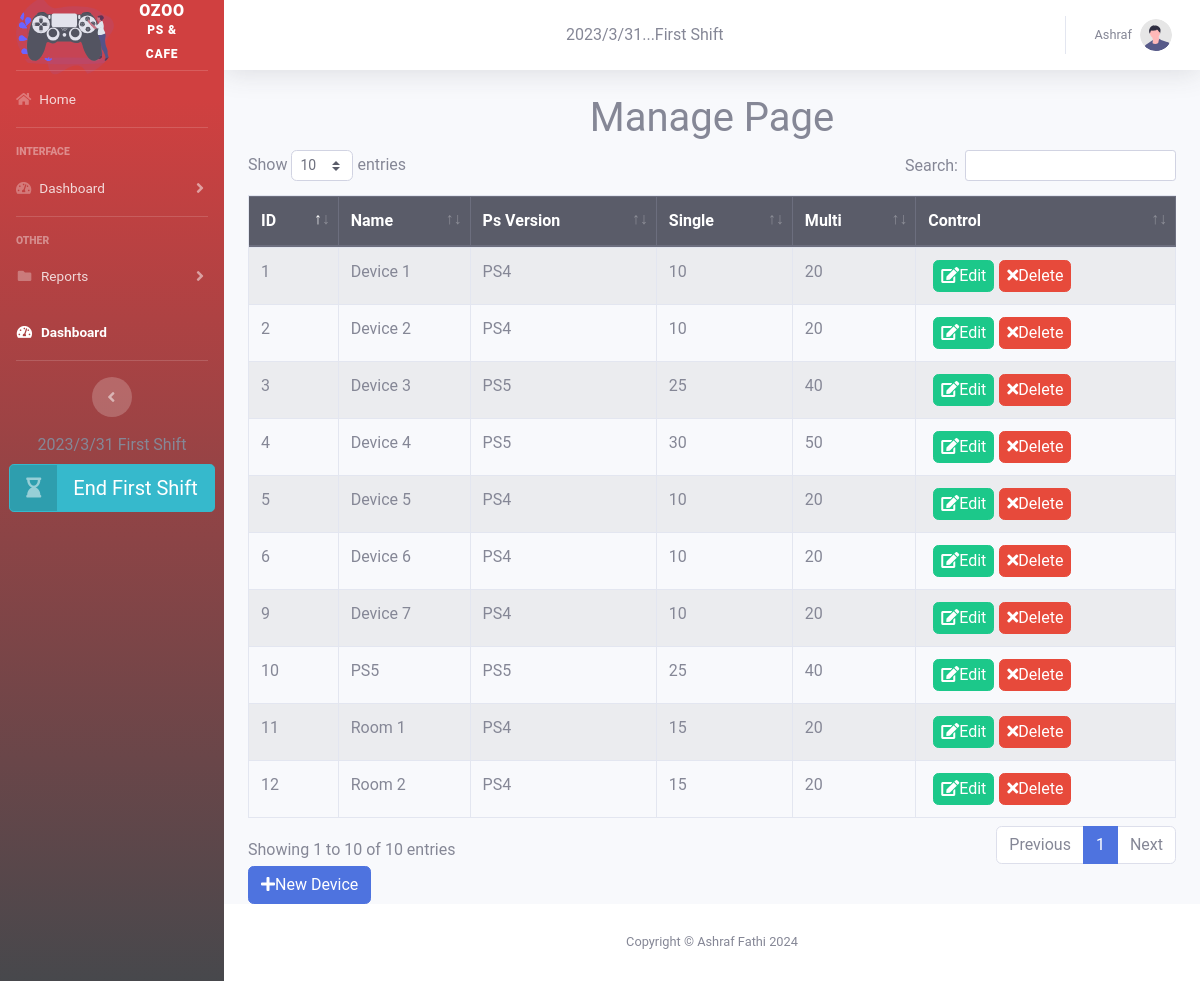
The app's page /devices.php (signed in) with its own data.
### tables this page shows
CREATE TABLE `config` (
  `ID` int(11) NOT NULL,
  `current_shift` varchar(255) NOT NULL,
  `shift_day` int(2) NOT NULL,
  `shift_month` int(2) NOT NULL,
  `shift_year` int(4) NOT NULL
);

CREATE TABLE `devices` (
  `ID` tinyint(11) NOT NULL,
  `Name` varchar(255) NOT NULL,
  `single` tinyint(11) NOT NULL,
  `multi` tinyint(11) NOT NULL,
  `hour` int(11) NOT NULL,
  `minute` int(11) NOT NULL,
  `second` int(11) NOT NULL,
  `end-time` int(11) NOT NULL,
  `psversion` varchar(255) NOT NULL,
  `device_status` varchar(255) NOT NULL,
  `type` varchar(255) NOT NULL
);

### devices.php (the view, shortened to what this page needs)
<?php
 if (isset($_SESSION['usertype'])) {
     include "init.php";
     $do = isset($_GET['do']) ? $_GET['do'] : "Manage";
         if($do=="Manage")
          {
            $stmt2 = $con->prepare("SELECT * FROM devices ");
            $stmt2 ->execute();
            $devices  = $stmt2->fetchAll();
            echo "<h1 class='text-center'>" . "Manage Page". "</h1>";
                ?>
                <div class="container">
                 <div class="table-responsiv">
                    <table class="table table-bordered table-striped" id="dataTable" width="100%" cellspacing="0">
                      <thead class="thead-dark">
                      <tr>
                        <th>ID</th>
                        <th>Name</th>
                        <th>Ps Version</th>
                        <th>Single</th>
                        <th>Multi</th>
                        <th>Control</th>
                      </tr>
                      </thead>
                      <?php
                        foreach($devices as $device ) {
                                echo "<tr'>";
                                     echo "<td>" . $device['ID']          . "</td>";
                                     echo "<td>" . $device['Name']        . "</td>";
                                     echo "<td>" . $device['psversion']  . "</td>";
                                     echo "<td>" . $device['single']      . "</td>";
                                     echo "<td>" . $device['multi']       . "</td>";
                                     echo "<td>";
                                               echo "<a href='devices.php?do=Edit&id=" . $device['ID'] . "' class='slim btn btn-success'><i class ='fa fa-edit'></i>Edit</a>";
                                               echo "<a href='devices.php?do=Delete&id=" . $device['ID'] . "' class='slim btn btn-danger confirm'><i class ='fas fa-times'></i>Delete</a>";
                                     echo"</td>";
                       }
                      ?>
                    </table>
                   </div>
                    <a href='devices.php?do=Add' class="btn btn-primary"><i class="fa fa-plus"></i>New Device</a>
                  </div>
          <?php
         	}
     include $tpl . 'footer.php';
}else{
   header('Location: login.php' );
   exit();
}
?>

### includes/templates/navbar.php (shortened to what this page needs)
<div id="wrapper">
    <ul class="navbar-nav bg-gradient-primary sidebar sidebar-dark accordion" id="accordionSidebar">
        <a class="sidebar-brand d-flex align-items-center justify-content-center" href="home.php">
            <img class="gaming-logo rounded-circle"
                                src="img/undraw_gaming_6oy3.svg">
            <div class="sidebar-brand-text mx-3">OZOO <sup>PS & CAFE</sup></div>
        </a>
        <hr class="sidebar-divider my-0">
        <li class="nav-item">
            <a class="nav-link" href="home.php">
                <i class="fas fa-home"></i>
                <span>Home</span></a>
        </li>
        <hr class="sidebar-divider">
        <div class="sidebar-heading">
            Interface
        </div>
        <li class="nav-item">
            <a class="nav-link collapsed" href="home.php" data-toggle="collapse" data-target="#collapseTwo"
                aria-expanded="true" aria-controls="collapseTwo">
                <i class="fas fa-tachometer-alt"></i>
                <span>Dashboard</span>
            </a>
        </li>
        <hr class="sidebar-divider">
        <div class="sidebar-heading">
            Other
        </div>
        <li class="nav-item">
            <a class="nav-link collapsed" href="reports.php" data-toggle="collapse" data-target="#collapsePages"
                aria-expanded="true" aria-controls="collapsePages">
                <i class="fas fa-fw fa-folder"></i>
                <span>Reports</span>
            </a>
        </li>
        <?php if (isset($_SESSION['usertype'])){ ?>
        <li class="nav-item active">
            <a class="nav-link" href="dashboard.php">
                <i class="fas fa-fw fa-tachometer-alt"></i>
                <span>Dashboard</span></a>
        </li>
        <?php } ?>
        <hr class="sidebar-divider d-none d-md-block">
        <div class="text-center d-none d-md-inline">
            <button class="rounded-circle border-0" id="sidebarToggle"></button>
        </div>
         <div class="text-center d-none d-md-inline">
         <li><?php echo $shift_year."/". $shift_month ."/". $shift_day." ". $current_shift ?></li>
         <a  href="action.php?do=endShift" style="margin: 7px;" class="btn btn-info btn-icon-split btn-lg" data-toggle="modal" data-target="#endShiftModal" >
            <span class="icon text-white-50">
                <i class="fas fa-hourglass-end"></i>
            </span>
            <span class="text">
                 End <?php echo $current_shift; ?>
            </span>
         </a>
         </div>
    </ul>
    <div id="content-wrapper" class="d-flex flex-column">
        <div id="content">
            <nav class="navbar navbar-expand navbar-light bg-white topbar mb-4 static-top shadow">
                <ul class="navbar-nav ml-auto">
                    <li><?php echo $shift_year."/". $shift_month ."/". $shift_day."... " ?></li>
                    <li><?php echo $current_shift ?></li>
                </ul>
                <ul class="navbar-nav ml-auto">
                    <li class="nav-item dropdown no-arrow">
                        <a class="nav-link dropdown-toggle" href="#" id="userDropdown" role="button"
                            data-toggle="dropdown" aria-haspopup="true" aria-expanded="false">
                            <span class="mr-2 d-none d-lg-inline text-gray-600 small"><?php echo $_SESSION['username'] ?></span>
                            <img class="img-profile rounded-circle"
                                src="img/undraw_profile.svg">
                        </a>
                    </li>
                </ul>
            </nav>

### css/backend.css (style rules this page uses)
body { background-color: #d8d8d8; font-size: 16px; font-family: 'Roboto', sans-serif; }
* { margin: 0; padding: 0; }
.gaming-logo { width: 100px; }
.bg-gradient-primary { background-color: #b92525; background-image: linear-gradient( 180deg ,#d04040 10%,#47484c 100%); background-size: cover; }
.slim { padding: 3px 7px; margin-left: 5px; }
a { color: #858796; text-decoration: none; }

### records on screen
config: shift_year "2023", shift_month "3", shift_day "31", current_shift "First Shift"
devices: ID "1", Name "Device 1", psversion "PS4", single "10", multi "20"
devices: ID "2", Name "Device 2", psversion "PS4", single "10", multi "20"
devices: ID "3", Name "Device 3", psversion "PS5", single "25", multi "40"
devices: ID "4", Name "Device 4", psversion "PS5", single "30", multi "50"
devices: ID "5", Name "Device 5", psversion "PS4", single "10", multi "20"
devices: ID "6", Name "Device 6", psversion "PS4", single "10", multi "20"
devices: ID "9", Name "Device 7", psversion "PS4", single "10", multi "20"
devices: ID "10", Name "PS5", psversion "PS5", single "25", multi "40"
devices: ID "11", Name "Room 1", psversion "PS4", single "15", multi "20"
devices: ID "12", Name "Room 2", psversion "PS4", single "15", multi "20"

### other values on screen
$_SESSION['username'] "Ashraf"
